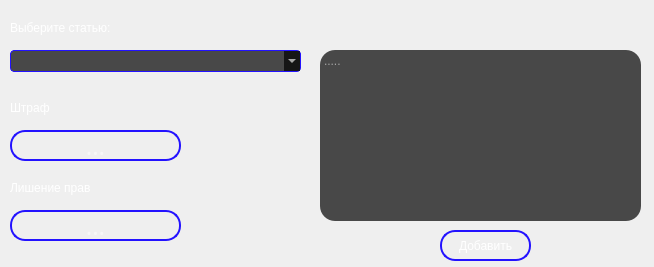
<?xml version="1.0" encoding="UTF-8"?>
<ui version="4.0">
 <class>ChangeArticle</class>
 <widget class="QMainWindow" name="ChangeArticle">
  <property name="geometry">
   <rect>
    <x>0</x>
    <y>0</y>
    <width>654</width>
    <height>267</height>
   </rect>
  </property>
  <property name="windowTitle">
   <string>Изменить статью</string>
  </property>
  <property name="styleSheet">
   <string notr="true">
#form{
background:url(img/pbg4.jpg)
}
QTextEdit{
color:white;
}
#fine_lbl{
background-color: transparent;
color:white;
}
#article_lbl{
background-color: transparent;
color:white;
}
#loose_lbl{
background-color: transparent;
color:white;
}
QLineEdit{
background:transparent;
border:2px solid #2312ff;
border-radius:15px;
color:white;
}
QLineEdit:focus{
background:transparent;
border:2px solid red;
border-radius:15px;
color:white;
}
QFrame{
background: rgba(0,0,0,0.7);
border-radius:15px;
}

QComboBox{
border:1px solid #2312ff;
border-radius:4px;
padding-left: 10px;
background:rgba(0,0,0,0.7);
color:white;
}
QComboBox:on{
border:2px solid #2312ff;
}
QComboBox QListView{
font-size:12px;
border: 1px solid rgba(0,0,0,10%);
padding: 5px;
background:rgba(0,0,0,0.7);
color:white;
outline:0px;
}
QComboBox QListView::item{
pading-left:10px;
background-color:rgba(0,0,0,0.7);
}
QComboBox QListView::item:hover{
background-color:#1e90ff;
}
QComboBox QListView::item:selected{
background-color:#1e90ff;
}
QPushButton{
border-radius:15px;
color:white;
border:2px solid #2312ff;
background:transparent;
}
QPushButton:hover{
border-radius:15px;
border:2px solid red;
color:white;
background: transparent;
}
#show_password{
border-radius:8px;
background:grey;
color:white;
}
#show_password:hover{
border-radius:8px;
border: 1px solid red;
color:white;
background:grey;
}
QComboBox{
border:1px solid #2312ff;
border-radius:4px;
padding-left: 10px;
background:rgba(0,0,0,0.7);
color:white;
}
QComboBox:on{
border:2px solid #2312ff;
}
QComboBox QListView{
font-size:12px;
border: 1px solid rgba(0,0,0,10%);
padding: 5px;
background:rgba(0,0,0,0.7);
color:white;
outline:0px;
}
QComboBox QListView::item{
pading-left:10px;
background-color:rgba(0,0,0,0.7);
}
QComboBox QListView::item:hover{
background-color:#1e90ff;
}
QComboBox QListView::item:selected{
background-color:#1e90ff;
}</string>
  </property>
  <widget class="QWidget" name="form">
   <widget class="QComboBox" name="article">
    <property name="geometry">
     <rect>
      <x>10</x>
      <y>50</y>
      <width>291</width>
      <height>22</height>
     </rect>
    </property>
   </widget>
   <widget class="QLabel" name="article_lbl">
    <property name="geometry">
     <rect>
      <x>10</x>
      <y>20</y>
      <width>301</width>
      <height>16</height>
     </rect>
    </property>
    <property name="text">
     <string>Выберите статью:</string>
    </property>
   </widget>
   <widget class="QLabel" name="fine_lbl">
    <property name="geometry">
     <rect>
      <x>10</x>
      <y>100</y>
      <width>301</width>
      <height>16</height>
     </rect>
    </property>
    <property name="text">
     <string>Штраф</string>
    </property>
   </widget>
   <widget class="QLabel" name="loose_lbl">
    <property name="geometry">
     <rect>
      <x>10</x>
      <y>180</y>
      <width>301</width>
      <height>16</height>
     </rect>
    </property>
    <property name="text">
     <string>Лишение прав</string>
    </property>
   </widget>
   <widget class="QTextEdit" name="output">
    <property name="geometry">
     <rect>
      <x>320</x>
      <y>50</y>
      <width>321</width>
      <height>171</height>
     </rect>
    </property>
    <property name="placeholderText">
     <string>.....</string>
    </property>
   </widget>
   <widget class="QPushButton" name="submit">
    <property name="geometry">
     <rect>
      <x>440</x>
      <y>230</y>
      <width>91</width>
      <height>31</height>
     </rect>
    </property>
    <property name="text">
     <string>Добавить</string>
    </property>
   </widget>
   <widget class="QLineEdit" name="fine">
    <property name="geometry">
     <rect>
      <x>10</x>
      <y>130</y>
      <width>171</width>
      <height>31</height>
     </rect>
    </property>
    <property name="font">
     <font>
      <family>Century Gothic</family>
      <pointsize>18</pointsize>
     </font>
    </property>
    <property name="cursor">
     <cursorShape>IBeamCursor</cursorShape>
    </property>
    <property name="alignment">
     <set>Qt::AlignCenter</set>
    </property>
    <property name="placeholderText">
     <string>...</string>
    </property>
   </widget>
   <widget class="QLineEdit" name="loose">
    <property name="geometry">
     <rect>
      <x>10</x>
      <y>210</y>
      <width>171</width>
      <height>31</height>
     </rect>
    </property>
    <property name="font">
     <font>
      <family>Century Gothic</family>
      <pointsize>18</pointsize>
     </font>
    </property>
    <property name="cursor">
     <cursorShape>IBeamCursor</cursorShape>
    </property>
    <property name="alignment">
     <set>Qt::AlignCenter</set>
    </property>
    <property name="placeholderText">
     <string>...</string>
    </property>
   </widget>
  </widget>
 </widget>
 <resources/>
 <connections/>
</ui>
